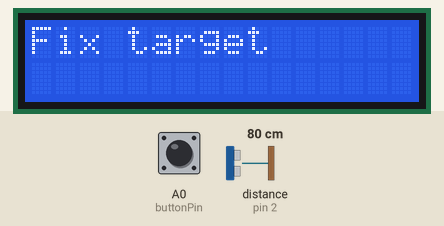
This sketch was run on a simulated Arduino Uno, built with avr-gcc and run on an emulated ATmega328P. On the bench: 16×2 character LCD. The inputs (shaded band) are chosen by the test bench; at power-on: A0 (buttonPin) HIGH, distance to the obstacle (sensor on pin 2) 80 cm. The echo pulse lasts 58.3 µs per cm.

Above: at 1.2 s.
1.3 s: A0 (buttonPin) pulled LOW for 1 s
At 4.7 s:
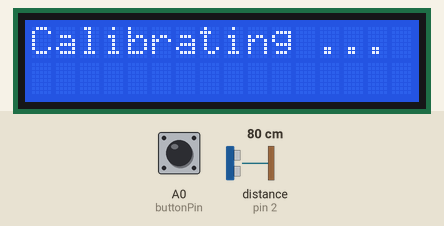
5.3 s: distance to the obstacle (sensor on pin 2) set to 2 cm
At 5.8 s:
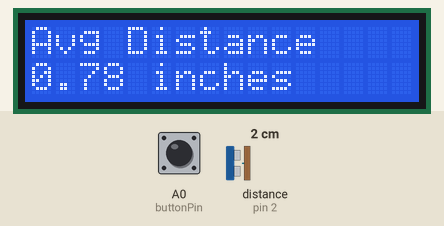
11.3 s: A0 (buttonPin) pulled LOW for 3.2 s
At 12.7 s:
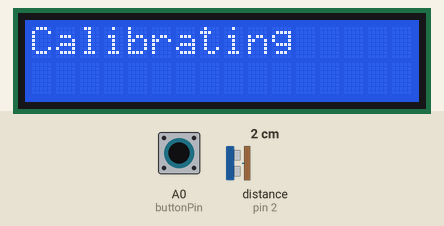
Timing chart, 0 to 14.3 s (numbered marks = the images above; inputs shaded):
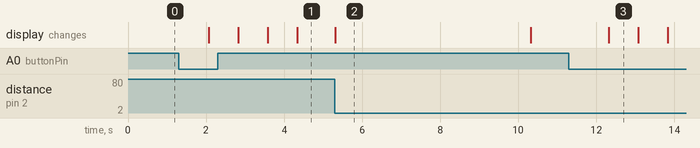

Measured:
- after the input at 1.3 s, the display: first changes after 0.77 s (image 1 shows a later state)
- after the input at 11.3 s, the display: changes after 1.0 s (image 3)
- what the display in image 2 shows lasts 5.0 s, from 5.3 s to 10.3 s

The sketch:

Lesson61.ino
```cpp
// Lesson 61: Calibration and improving precision of distance measurements
#include<LiquidCrystal.h>

// Ultrasonic sensor
int triggerPin = 3;
int echoPin = 2;
int pingTravelTime; // in micro seconds
float pingTravelDistance;
float distanceToTarget;

// LCD display
int rs = 7;
int en = 8;
int d4 = 9;
int d5 = 10;
int d6 = 11;
int d7 = 12;
LiquidCrystal lcd(rs, en, d4, d5, d6, d7);

// Button
int buttonPin = A0;
int buttonVal;

// Precision
int num = 50;
int avg;
int j;
int total;

void setup() {
  Serial.begin(9600);
  pinMode(triggerPin, OUTPUT);
  pinMode(echoPin, INPUT);
  lcd.begin(16, 2);
  pinMode(buttonPin, INPUT);
  digitalWrite(buttonPin ,HIGH);
}

void loop() {
  // 3. Button:
  lcd.clear();
  lcd.setCursor(0,0);
  lcd.print("Fix target");
  delay(2000);
  lcd.setCursor(0,1);
  lcd.print("Press to measure");
  buttonVal = digitalRead(buttonPin);
  while(buttonVal==1){
    buttonVal = digitalRead(buttonPin);
    }
  lcd.clear();
  lcd.setCursor(0,0);
  lcd.print("Calibrating");
  delay(750);

  lcd.clear();
  lcd.setCursor(0,0);
  lcd.print("Calibrating .");
  delay(750);

  lcd.clear();
  lcd.setCursor(0,0);
  lcd.print("Calibrating ..");
  delay(750);

  lcd.clear();
  lcd.setCursor(0,0);
  lcd.print("Calibrating ...");
  delay(750);

  for(j=1; j<=num; j++){
  // 1. Ultrasonic sensor
  digitalWrite(triggerPin, LOW);
  delayMicroseconds(10);
  digitalWrite(triggerPin, HIGH);
  delayMicroseconds(10);
  digitalWrite(triggerPin, LOW);
  pingTravelTime = pulseIn(echoPin, HIGH);
  pingTravelDistance = (pingTravelTime*765.*5280.*12.)/(3600.*1000000.);
  distanceToTarget = pingTravelDistance/2;
  total += distanceToTarget;
  }
  avg = total/num;

  //2. LCD display
  lcd.clear();
  lcd.setCursor(0,0);
  lcd.print("Avg Distance");
  lcd.setCursor(0,1);
  lcd.print(distanceToTarget);
  lcd.print(" inches");
  delay(5000);
}
```
